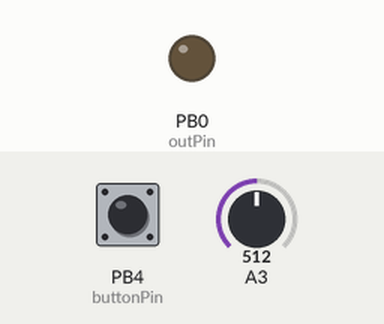
Bench run of a sketch on a simulated ATtiny85, built with avr-gcc and run on an emulated ATtiny85. On the bench: output pins drawn as LEDs (lit = HIGH). The test bench sets the inputs (shaded band); at power-on: PB4 (buttonPin) HIGH, A3 = 512.

Above: at 1.2 s.
1.3 s: PB4 (buttonPin) pulled LOW for 0.15 s
At 2.6 s:
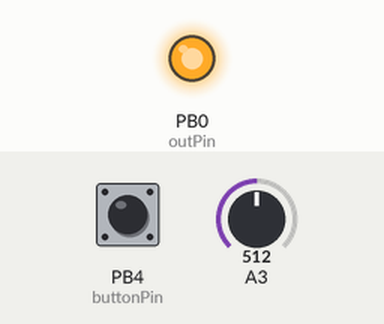
Timing chart, 0 to 12.8 s (numbered marks = the images above; inputs shaded):
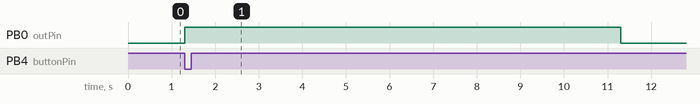

Measured:
- after the input at 1.3 s, PB0 (outPin): LOW → HIGH at once, → LOW 10.0 s later

The sketch:

PowerCtrl.ino
```cpp
// (licence header left out)
#include <elapsedMillis.h>
int lightPin=3; //photoresistor input pin (attiny 2)
int outPin=0; //output pin (attiny 5)
int buttonPin=4; //button input pin (attiny 3)
int ledPin=2; //led output pin (attiny 7)
boolean prevLightState=false; //remember if lightState was changed
boolean lightState;
elapsedMillis timer0;
boolean timedOut;
#define interval 10000 //timeout in millisecond- 10s
#define reference 512 //light threshold value, ~2.5V

void setup() {
pinMode(outPin, OUTPUT);
digitalWrite(outPin, LOW); //by default dc-dc converters are not enabled
pinMode(buttonPin,INPUT);
digitalWrite(buttonPin,HIGH); //enable internal pull-up resistor- button connects pin to GND
digitalWrite(ledPin,LOW); //led is off
timedOut = true; //no need to check timer
}

void loop() {
  if (analogRead(lightPin)<reference) lightState=true;
  else lightState=false;
  if (timedOut){
    if (digitalRead(buttonPin)==0){ //button is pressed- see PowerCtrl schematics
    digitalWrite(outPin,HIGH); //enable dc-dc converters
    timedOut=false;
    timer0 =0; //reset timer0
    }
  }
    else {
      if (timer0<=interval){
        if ((lightState==true)&&(lightState!=prevLightState)){
      timer0 =0; //when light is detected reset the timer
      digitalWrite(ledPin,lightState); //turn led on
      prevLightState=lightState;
      }
      else if ((lightState==false)&&(lightState!=prevLightState)){
        digitalWrite(ledPin,lightState); // turn led off
        prevLightState=lightState;
      }

  }
  else if (timer0>interval) {
    digitalWrite(outPin,LOW); //light was not detected and time is over- disable dc-dc converters
    timedOut=true;
     }
  }
  }
```
